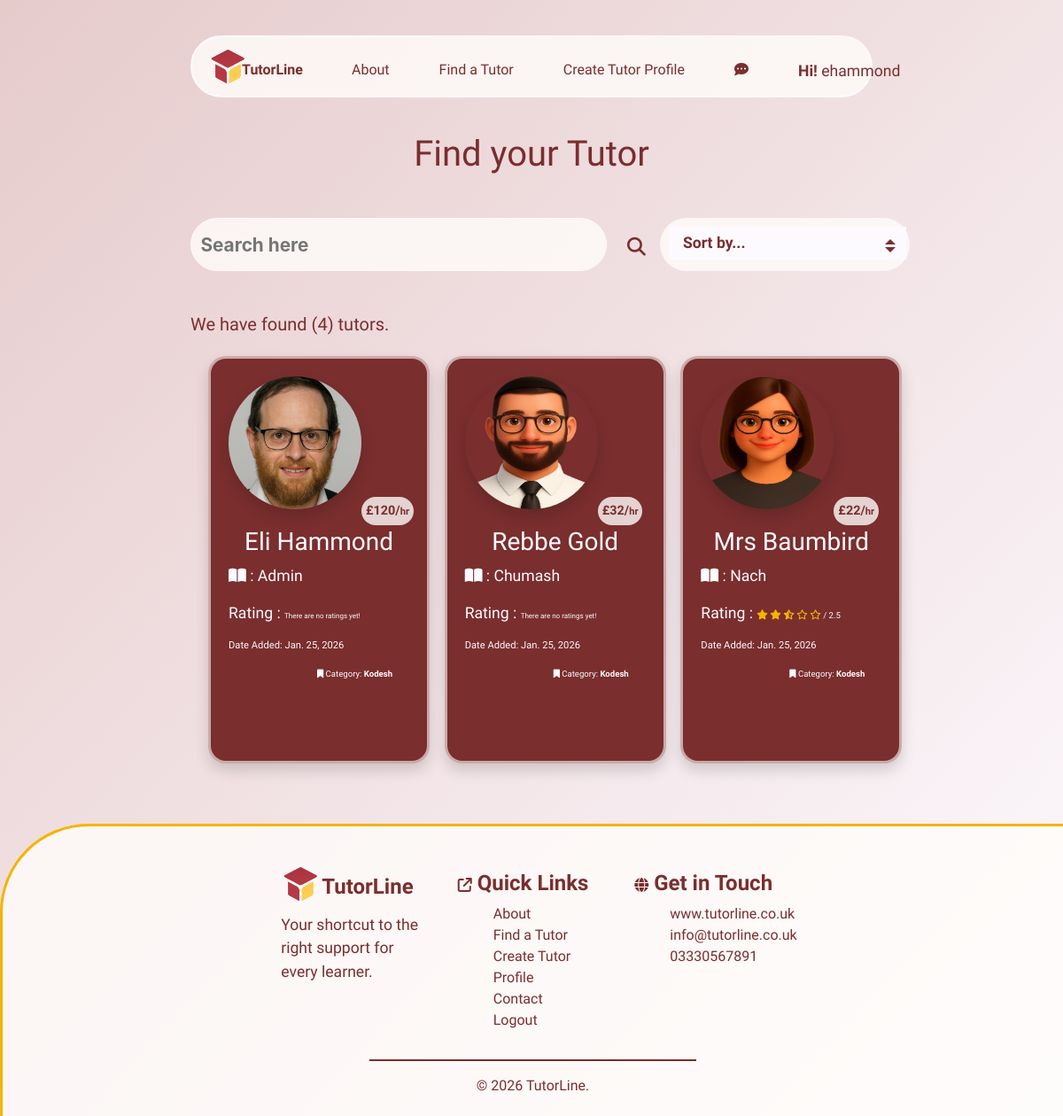
The page /tutors/ (signed in) on the database its author committed.
### tutors/models.py (models this page shows, shortened)
class Tutors(models.Model):
    class Meta:
        verbose_name_plural = "Tutors"
    user = models.ForeignKey(User, on_delete=models.CASCADE, null=True, blank=True)
    name = models.CharField(max_length=254)
    location = models.ForeignKey('Location', null=True, blank=True,
                                 on_delete=models.SET_NULL)
    category = models.ForeignKey('Category', null=True, blank=True,
                                 on_delete=models.SET_NULL)
    date_added = models.DateField(auto_now=True)
    subject = models.CharField(max_length=254)
    price = models.IntegerField()
    active = models.BooleanField(default=True)
    description = models.TextField()
    email = models.EmailField()
    phone = models.CharField(max_length=14)
    rating = models.FloatField(default=0)
    image = models.ImageField(blank=True, null=True)
    is_male = models.BooleanField()
    color_1 = models.IntegerField(default=rand)
    color_2 = models.IntegerField(default=rand)
    color_3 = models.IntegerField(default=rand)

class Category(models.Model):
    class Meta:
        verbose_name_plural = "Categories"
    name = models.CharField(max_length=254)
    def __str__(self):
        return self.name

### tutors/views.py (the view)
# urls.py: path('tutors/', include('tutors.urls')),
def tutors(request):
    tutors = Tutors.objects.all()
    active_tutors = Tutors.objects.filter(active=True)
    expiry = date.today() - timedelta(days=3)
    gone = Tutors.objects.filter(date_added__lt=expiry)
    for g in gone:
        g
    if active_tutors.exists():
        tutors = active_tutors
    else:
        tutors = None
    query = None
    sort = request.GET.get('sort')
    if request.GET:
        if 'q' in request.GET:
            query = request.GET['q']
            queries = Q(name__icontains=query) | Q(subject__icontains=query) | Q(category__name__icontains=query) | Q(location__name__icontains=query)
            tutors = tutors.filter(queries)
    if sort == "price_low":
        tutors = tutors.order_by('price')
    elif sort == "price_high":
        tutors = tutors.order_by('-price')
    elif sort == "most_recent":
        tutors = tutors.order_by('-date_added')
    elif sort == "highest_rating":
        tutors = tutors.filter(rating__gt=0).order_by('-rating')
    context = {
                'tutors': tutors,
                'search': query,
                'expired': g
                }
    return render(request, 'tutors/tutors.html', context)

### tutors/templates/tutors/tutors.html (shortened to what this page needs)
{% extends "base.html" %}
{% load static %}
{% block extracss%}
<link rel="stylesheet" href="{% static 'css/tutors.css' %}">
{% endblock %}
{% block content %}
    <h1>Find your Tutor</h1>
    <div class="container-fluid mt-5">
        <div class="row">
            <div class="col-1 col-md-2"></div>
            <div class="col-10 col-md-5">
                 <form action="{% url 'tutors' %}" method="GET">
                    <div class="search-bar">
                        <input type="text" class="search-input" name="q" placeholder="Search here">
                        <button class="btn" type="submit"><i class="fas fa-search"></i></button>
                    </div>
                 </form>
            </div>
            <div class="col-1 col-md-5">
                <form action="{% url 'tutors' %}" method="GET">
                    <div class="select-box">
                        <select name="sort" onchange="this.form.submit()">
                            <option value="">Sort by...</option>
                        </select>
                    </div>
                </form>
            </div>
        </div>
    </div>
    <section class="mt-5">
        <div class="container-fluid">
            <div class="row search-results">
                <div class="col-1 col-md-2"></div>
                <div class="col-11 col-md-4">
                    <h5>We have found ({{ tutors.count }}) tutor{% if tutors.count == 1 %}{% else %}s{% endif %}{% if search %}, for <strong>"{{ search }}"</strong>.{% else %}.
                        {% endif %}
                    </h5>
                </div>
                <div class="d-none d-md-block col-md-6"></div>
            </div>
            <div class="row mt-3">
                <div class="col-1 col-md-2"></div>
                <div class="col-10 col-md-8">
                    <div class="row">
                        {% for tutor in tutors %}
                        {% if tutor != expired %}
                        <div class="col-12 col-md-6 col-lg-4">
                            <a href="{% url 'tutor_details' tutor.id %}">
                                <div class="tutor-card shadow">
                                    {% if tutor.is_male == True %}
                                    {% if tutor.image %}
                                    <img src="{{ tutor.image.url }}" class="image shadow" alt="{{ tutor.name }}">
                                    {% else %}
                                    <img src="/media/placeholder_male2.png" class="image shadow" alt="{{ tutor.name }}">
                                    {% endif %}
                                    {% else %}
                                    <img src="/media/placeholder_female.png" class="image shadow" alt="{{ tutor.name }}">
                                    {% endif %}
                                    <p class="price-stamp">£{{ tutor.price }}/<span class="per-hr">hr</span></p>
                                    <div class="details">
                                        <h3>{{ tutor.name }}</h3>
                                        <p><i class="fa-solid fa-book-open"></i> : {{ tutor.subject }}</p>
                                        <p>
                                            Rating : {% if tutor.rating == 0 %}
                                            <span class="no-rating">There are no ratings yet!</span>
                                            {% else %}
                                            {% if tutor.rating == 5 %}
                                            <i class="fa-solid fa-star r-stars"></i>
                                            <i class="fa-solid fa-star r-stars"></i>
                                            <i class="fa-solid fa-star r-stars"></i>
                                            <i class="fa-solid fa-star r-stars"></i>
                                            <i class="fa-solid fa-star r-stars"></i>
                                            {% elif tutor.rating > 4 %}
                                            <i class="fa-solid fa-star r-stars"></i>
                                            <i class="fa-solid fa-star r-stars"></i>
                                            <i class="fa-solid fa-star r-stars"></i>
                                            <i class="fa-solid fa-star r-stars"></i>
                                            <i class="fa-solid fa-star-half-stroke r-stars"></i>
                                            {% elif tutor.rating == 4 %}
                                            <i class="fa-solid fa-star r-stars"></i>
                                            <i class="fa-solid fa-star r-stars"></i>
                                            <i class="fa-solid fa-star r-stars"></i>
                                            <i class="fa-solid fa-star r-stars"></i>
                                            <i class="fa-regular fa-star r-stars"></i>
                                            {% elif tutor.rating > 3 %}
                                            <i class="fa-solid fa-star r-stars"></i>
                                            <i class="fa-solid fa-star r-stars"></i>
                                            <i class="fa-solid fa-star r-stars"></i>
                                            <i class="fa-solid fa-star-half-stroke r-stars"></i>
                                            <i class="fa-regular fa-star r-stars"></i>
                                            {% elif tutor.rating == 3 %}
                                            <i class="fa-solid fa-star r-stars"></i>
                                            <i class="fa-solid fa-star r-stars"></i>
                                            <i class="fa-solid fa-star r-stars"></i>
                                            <i class="fa-regular fa-star r-stars"></i>
                                            <i class="fa-regular fa-star r-stars"></i>
                                            {% elif tutor.rating > 2 %}
                                            <i class="fa-solid fa-star r-stars"></i>
                                            <i class="fa-solid fa-star r-stars"></i>
                                            <i class="fa-solid fa-star-half-stroke r-stars"></i>
                                            <i class="fa-regular fa-star r-stars"></i>
                                            <i class="fa-regular fa-star r-stars"></i>
                                            {% elif tutor.rating == 2 %}
                                            <i class="fa-solid fa-star r-stars"></i>
                                            <i class="fa-solid fa-star r-stars"></i>
                                            <i class="fa-regular fa-star r-stars"></i>
                                            <i class="fa-regular fa-star r-stars"></i>
                                            <i class="fa-regular fa-star r-stars"></i>
                                            {% elif tutor.rating > 1 %}
                                            <i class="fa-solid fa-star r-stars"></i>
                                            <i class="fa-solid fa-star-half-stroke r-stars"></i>
                                            <i class="fa-regular fa-star r-stars"></i>
                                            <i class="fa-regular fa-star r-stars"></i>
                                            <i class="fa-regular fa-star r-stars"></i>
                                            {% else %}
                                            <i class="fa-solid fa-star r-stars"></i>
                                            <i class="fa-regular fa-star r-stars"></i>
                                            <i class="fa-regular fa-star r-stars"></i>
                                            <i class="fa-regular fa-star r-stars"></i>
                                            <i class="fa-regular fa-star r-stars"></i>
                                            {% endif %}
                                            <span class="rating-num"> / {{ tutor.rating|floatformat:1 }}</span>
                                            {% endif %}
                                        </p>
                                        <p class="date-tag">Date Added: {{ tutor.date_added }}</p>
                                        <p class="category-tag"><i class="fa-solid fa-bookmark"></i> Category: <strong>{{ tutor.category }}</strong></p>
                                    </div>
                                </div>
                            </a>
                        </div>
                        {% endif %}
                        {% endfor %}
                    </div>
                </div>
                <div class="col-1 col-md-2"></div>
            </div>
        </div>
    </section>
{% endblock %}

### templates/base.html (shortened to what this page needs)
{% load static %}
<!doctype html>
<html lang="en">
  <head>
    {% block corecss %}
        <link rel="stylesheet" href="{% static 'css/base.css' %}">
        <link rel="stylesheet" href="{% static 'css/mobile-base.css' %}">
        <link rel="stylesheet" href="{% static 'css/buttons.css' %}">
        <link rel="stylesheet" href="https://cdnjs.cloudflare.com/ajax/libs/font-awesome/6.6.0/css/all.min.css">
        <link rel="stylesheet" href="https://cdnjs.cloudflare.com/ajax/libs/font-awesome/6.6.0/css/all.min.css">
        <link rel="stylesheet" href="https://cdn.jsdelivr.net/npm/bootstrap@4.6.2/dist/css/bootstrap.min.css">
    {% endblock %}
    {% block extracss%}
    {% endblock %}
  </head>
  <body>
    <header>
      <div class="container-fluid">
        <div class="row above-nav"></div>
        <div class="row">
          <div class="col-1 col-lg-2"></div>
          <div class="col-10 col-lg-8" id="nav">
            <ul class="d-none d-md-block nav nav-desktop">
              <li><a href="{% url 'home' %}">
                <img src="/media/logo.png" alt="logo" class="logo"><span class="logo-txt">TutorLine</span>
              </a></li>
              <span class="nav-options {% if request.user.is_authenticated %}nav-logged{% else %} nav-non-logged{% endif %}">
                <li class="nav-select"><a href="{% url 'about' %}">About</a></li>
                <li class="nav-select"><a href="{% url 'tutors' %}">Find a Tutor</a></li>
                {% if request.user.is_authenticated %}
                <li class="nav-select"><a href="{% url 'create_tutor' user.id %}">Create Tutor Profile</a></li>
                {% else %}
                <li class="nav-select pointer" onclick="profileSignIn()">Create Tutor Profile</li>
                {% endif %}
                {% if request.user.is_authenticated %}
                {% if unread_count >= 1%}
                <li class="message-count-display">
                  <a href="{% url 'messaging' %}">
                    <i class="fa-solid fa-bell"></i><span class="message_num">({{ unread_count }})</span>
                  </a>
                </li>
                {% else %}
                <li class="nav-select">
                  <a href="{% url 'messaging' %}">
                    <i class="fa-solid fa-comment-dots"></i>
                  </a>
                </li>
                {% endif %}
                {% endif %}
                <li class="sign-in nav-select">
                  {% if request.user.is_authenticated %}
                  <p><strong>Hi!</strong> {{ user.username }}</p>
                  {% else %}
                  <i class="fa-solid fa-user"></i>
                   <a href="{% url 'account_login' %}">Login/SignUp</a>
                  {% endif %}
                </li>
              </span>
            </ul>
          </div>
          <div class="col-1 col-lg-2"></div>
        </div>
      </div>
    </header>
    {% block content %}
    {% endblock %}
    <footer>
      <div class="container-fluid footer-area mt-5">
        <div class="row">
          <div class="col-1 col-lg-3"></div>
          <div class="col-3 col-lg-2 me-3">
            <a href="">
              <h4><img src="/media/logo.png" alt="logo" class="footer-logo">
                <strong>TutorLine</strong>
              </h4>
            </a>
            <p>Your shortcut to the right support for every learner.</p>
          </div>
          <div class="col-4 col-lg-2">
            <h4>
              <span class="h6"><i class="fa-solid fa-arrow-up-right-from-square"></i></span>
              <strong>Quick Links</strong>
            </h4>
            <ul class="footer-list">
              <li><a href="{% url 'about' %}">About</a></li>
              <li><a href="{% url 'tutors' %}">Find a Tutor</a></li>
              <li><a href="">Create Tutor Profile</a></li>
              <li><a href="">Contact</a></li>
              {% if request.user.is_authenticated %}
              <li><a href="#nav" role="button" onclick="revealLogout()">Logout</a></li>
              {% else %}
              <li><a href="{% url 'account_login' %}">Login</a></li>
              {% endif %}
            </ul>
          </div>
          <div class="col-3 col-lg2">
            <h4>
              <span class="h6"><i class="fa-solid fa-globe"></i></span>
              <strong>Get in Touch</strong>
            </h4>
            <ul class="footer-list">
              <li>www.tutorline.co.uk</li>
              <li>info@tutorline.co.uk</li>
              <li>03330567891</li>
            </ul>
          </div>
          <div class="col-1 col-lg3"></div>
        </div>
        <div class="row ftr-row">
          <div class="col-4"></div>
          <div class="col-4 text-center">
            <hr>
            &copy; {% now "Y" %} TutorLine.
          </div>
          <div class="col-4"></div>
        </div>
      </div>
    </footer>
  </body>
</html>

### rows shown on the page
Tutors: image (picture), price "120", name "Eli Hammond", subject "Admin", rating "There are no ratings yet!", date_added "Jan. 25, 2026", category "Kodesh"
Tutors: is_male True (drawn), price "32", name "Rebbe Gold", subject "Chumash", rating "There are no ratings yet!", date_added "Jan. 25, 2026", category "Kodesh"
Tutors: is_male False (drawn), price "22", name "Mrs Baumbird", subject "Nach", rating "2.5", date_added "Jan. 25, 2026", category "Kodesh"

### other values the page prints
{{ user.username }} "ehammond"
{{ tutors.count }} "4"
